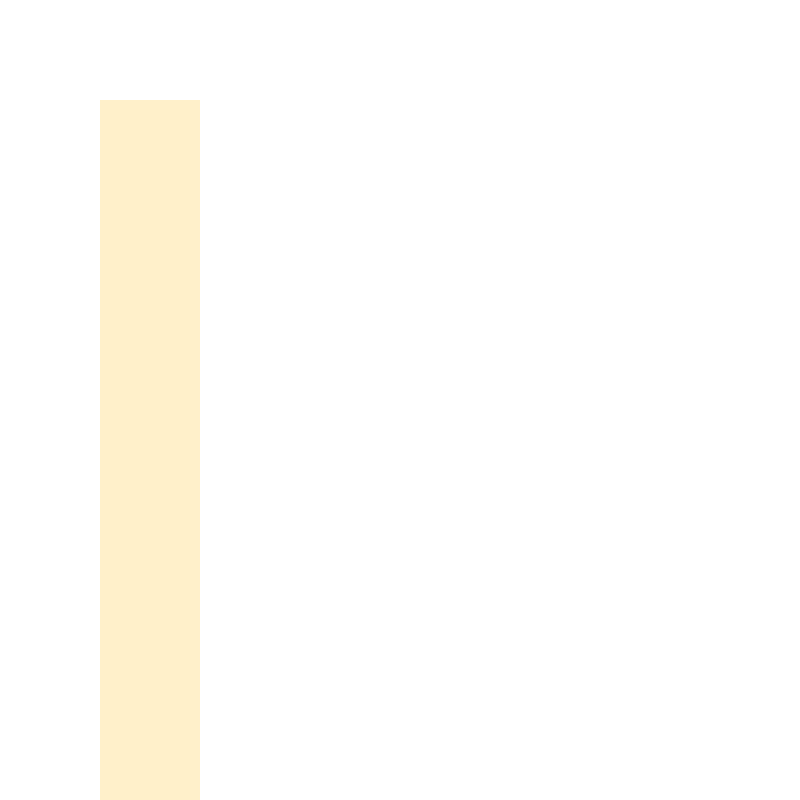
Frame 1 (no input)
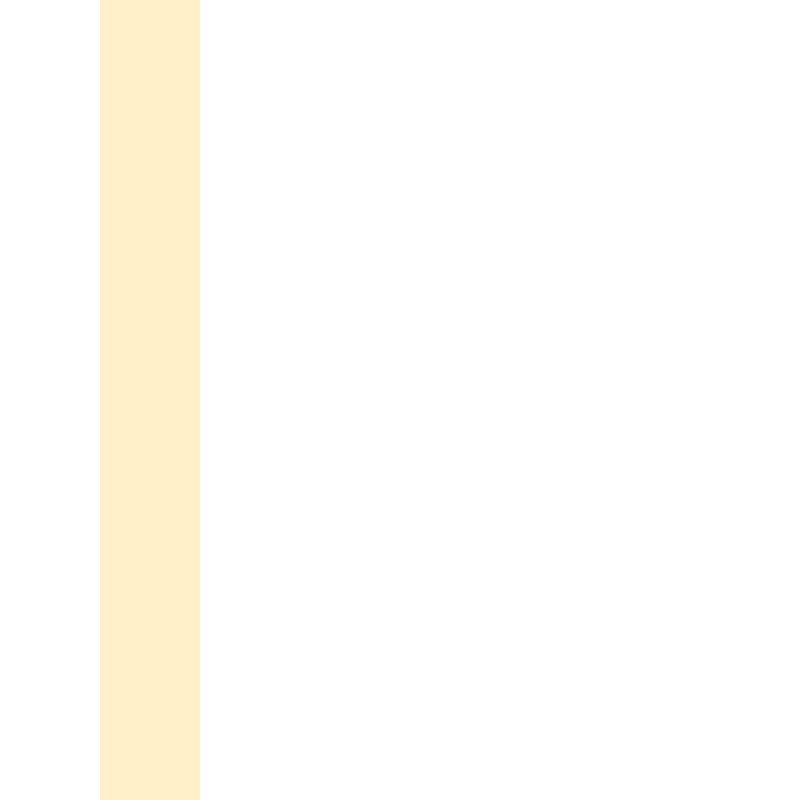
Frame 60 (no input)
Frame 120 (the mouse pressed at the canvas centre since frame 60): identical to frame 60, image omitted

The p5.js sketch that drew these frames (run headless with seeded random() and noise() and a simulated clock; from frame 60 on, the mouse is pressed at the canvas centre):

// p5.js sketch
// ── sketch.js
  'use strict';

   var numOfRows = 2;
   var numOfCols = 10;

  var colorsLeft = [] //array to hold colors on the left
  var colorsRight = []; //hold colors on right
  var colors = []; // hold all colors
  var col;
  var interpolateShortest = true;

  function setup() {
    createCanvas(800, 800);
    colorMode(HSB);
    noStroke();
  
  col=color(random(0, 60), random(0, 100), 100);

  }

  function draw() {

    numOfRows = 8;
    numOfCols =8;

    var tileWidth = width / numOfRows; //tile width divided by rows specified
    var tileHeight = height / numOfCols;
    var interCol;
    colors = []; //create an empty colors array
  //create a grid of squares using a nested for loop
    for (var gridY = 0; gridY < numOfCols; gridY++) { //numOfCols is the variable we've specified earlier
          var posY = tileHeight * gridY; //where each tile will start
          rect(100, posY, 100, tileHeight);
          fill(col); //fill with random color on refresh
    }
  }
